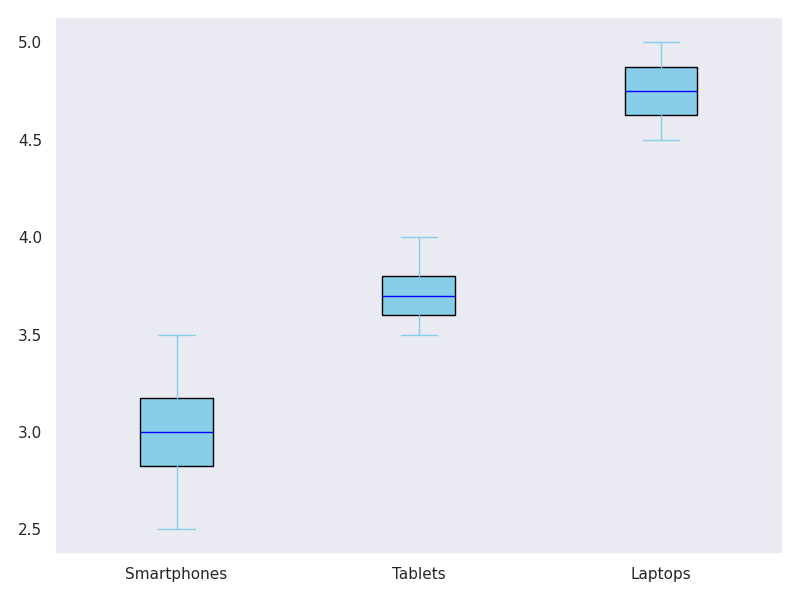

The script that drew this image:
import matplotlib.pyplot as plt

# Datasets for lifespans of different electronics
smartphones_lifespan = [2.5, 3, 2.8, 3.2, 2.9, 3.5, 3.1, 2.6, 3, 3.3]
tablets_lifespan = [3.5, 3.7, 4, 3.8, 3.6, 3.9, 3.5, 3.6, 3.8, 3.7]
laptops_lifespan = [4.5, 4.8, 5, 4.7, 4.6, 4.9, 4.8, 4.5, 4.7, 4.9]

data = [smartphones_lifespan, tablets_lifespan, laptops_lifespan]

fig, ax = plt.subplots(figsize=(8, 6))

boxes = ax.boxplot(data, vert=True, patch_artist=True, notch=False,
                   boxprops=dict(facecolor='skyblue'),
                   whiskerprops=dict(color='skyblue'),
                   capprops=dict(color='skyblue'),
                   medianprops=dict(color='blue'))

ax.set_xticklabels(['Smartphones', 'Tablets', 'Laptops'])

ax.grid(False)
ax.spines['top'].set_visible(False)
ax.spines['right'].set_visible(False)

plt.tight_layout()
plt.show()
